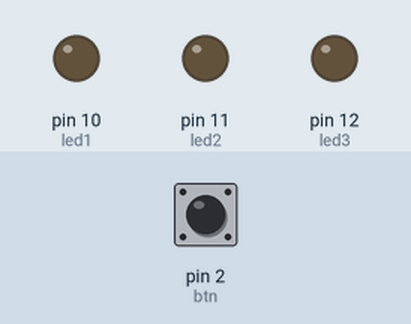
Simulated run of this sketch. Board: Arduino Uno, built with avr-gcc and run on an emulated ATmega328P. Parts: output pins drawn as LEDs (lit = HIGH). Dashed ring = blinking. The inputs (shaded band) are chosen by the test bench; at power-on: pin 2 (btn) HIGH.

Above: at 1.4 s.
1.5 s: pin 2 (btn) pulled LOW for 1 s
At 2.7 s:
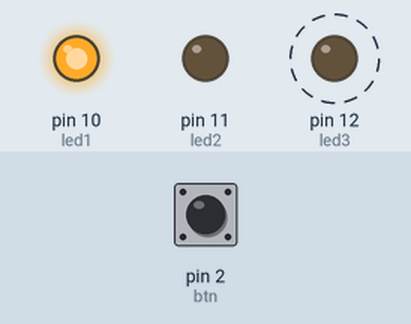
4.0 s: pin 2 (btn) pulled LOW for 0.35 s
At 5.3 s:
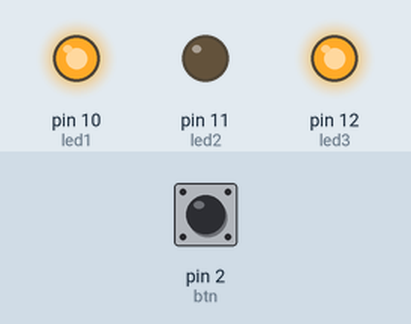
5.8 s: pin 2 (btn) pulled LOW for 0.35 s
At 6.6 s:
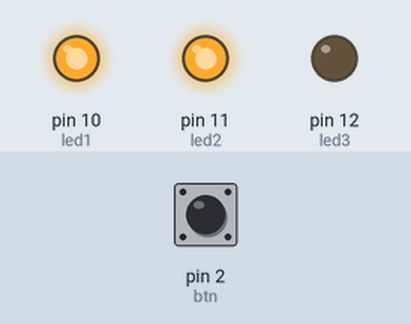
7.6 s: pin 2 (btn) pulled LOW for 3.2 s
At 9.15 s:
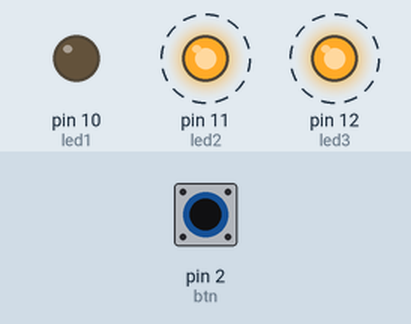
Timing chart, 0 to 12.0 s (numbered marks = the images above; inputs shaded):
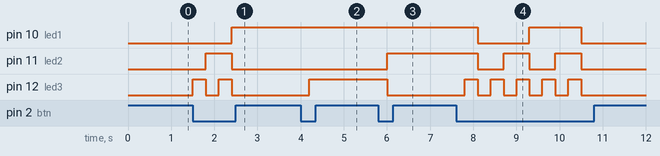

The sketch:

binary_counter.ino
```cpp
const int led1 = 10;
const int led2 = 11;
const int led3 = 12;

const int btn = 2;

int count = 0;

void setup() {
  pinMode(led1, OUTPUT);
  pinMode(led2, OUTPUT);
  pinMode(led3, OUTPUT);
  pinMode(btn, INPUT_PULLUP);  // Add internal pull-up resistor for the button
}

void loop() {
  int btnValue = digitalRead(btn);

  if (btnValue == LOW) {  // Check for button press (LOW signal due to pull-up)
    count++;
    count %= 8;  // Ensure count stays within 0-7 (wrap around)
  }

  // Set LEDs based on binary representation of count:
  digitalWrite(led1, (count & 0x04) >> 2);  // Check bit 2 (16 in decimal)
  digitalWrite(led2, (count & 0x02) >> 1);  // Check bit 1 (8 in decimal)
  digitalWrite(led3, count & 0x01);        // Check bit 0 (1 in decimal)

  delay(300);  // Optional delay between counter increments
}
```

Measured:
- after the input at 1.5 s, pin 10 (led1): LOW → HIGH after 0.90 s; pin 11 (led2): LOW → HIGH after 0.30 s, → LOW 0.60 s later; pin 12 (led3): alternates HIGH for 0.30 s and LOW for 0.30 s, 4 changes in all, then stays LOW, starting at once
- after the input at 4.0 s, pin 12 (led3): LOW → HIGH after 0.20 s
- after the input at 5.8 s, pin 11 (led2): LOW → HIGH after 0.20 s; pin 12 (led3): HIGH → LOW after 0.20 s
- after the input at 7.6 s, pin 10 (led1): HIGH → LOW after 0.50 s, → HIGH 1.2 s later, → LOW 1.2 s later; pin 11 (led2): alternates HIGH for 0.60 s and LOW for 0.60 s, 5 changes in all, then stays LOW, starting after 0.50 s; pin 12 (led3): alternates HIGH for 0.30 s and LOW for 0.30 s, 10 changes in all, then stays LOW, starting after 0.20 s
